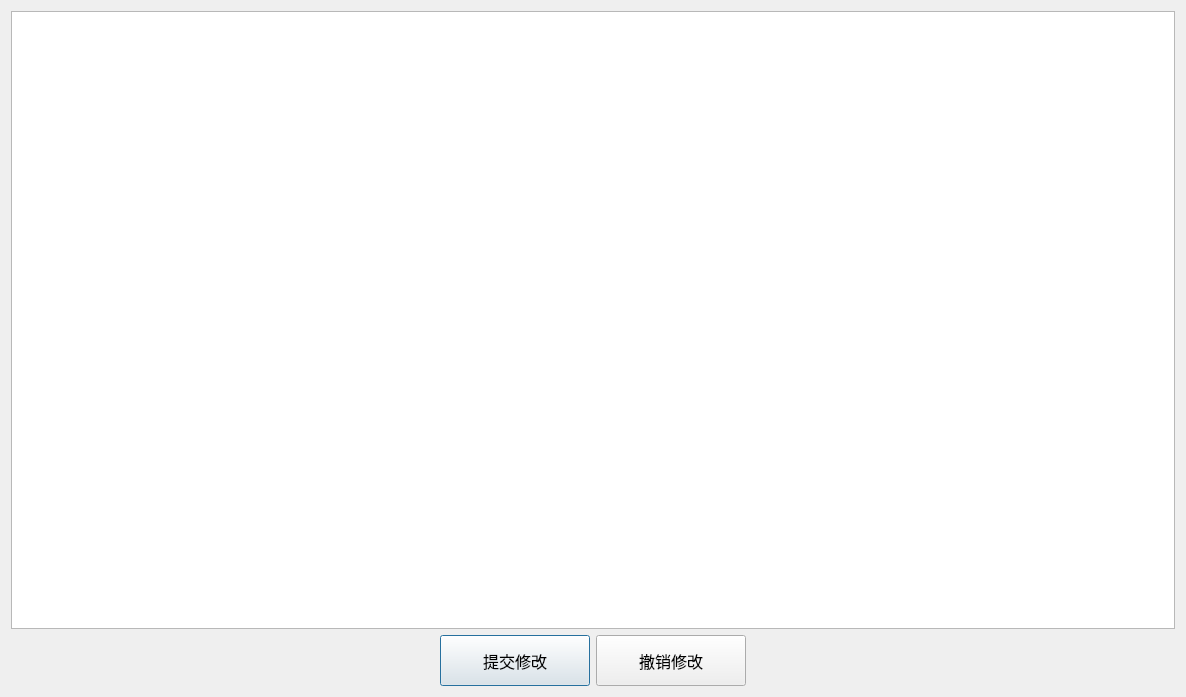
<?xml version="1.0" encoding="UTF-8"?>
<ui version="4.0">
 <class>admin_Update_Dialog</class>
 <widget class="QDialog" name="admin_Update_Dialog">
  <property name="geometry">
   <rect>
    <x>0</x>
    <y>0</y>
    <width>1186</width>
    <height>697</height>
   </rect>
  </property>
  <property name="windowTitle">
   <string>修改管理员信息</string>
  </property>
  <property name="windowIcon">
   <iconset resource="mysource.qrc">
    <normaloff>:/images/物业管理.png</normaloff>:/images/物业管理.png</iconset>
  </property>
  <property name="whatsThis">
   <string>&lt;html&gt;&lt;head/&gt;&lt;body&gt;&lt;p&gt;&lt;span style=&quot; font-size:14pt; font-weight:600;&quot;&gt;Help&lt;/span&gt;&lt;/p&gt;&lt;p&gt;&lt;span style=&quot; font-size:12pt;&quot;&gt;You can visit this URL to &lt;/span&gt;&lt;a href=&quot;https://www.google.com&quot;&gt;&lt;span style=&quot; text-decoration: underline; color:#007af4;&quot;&gt;www.google.com&lt;/span&gt;&lt;/a&gt;&lt;span style=&quot; font-size:12pt;&quot;&gt; help!&lt;/span&gt;&lt;/p&gt;&lt;p&gt;&lt;span style=&quot; font-size:12pt;&quot;&gt;Developer: ZhangFuyun&lt;/span&gt;&lt;/p&gt;&lt;p&gt;&lt;span style=&quot; font-size:12pt;&quot;&gt;Collage: ShanDongJianZhu University&lt;/span&gt;&lt;/p&gt;&lt;p&gt;&lt;span style=&quot; font-size:12pt;&quot;&gt;StudentId: 20140815020 &lt;/span&gt;&lt;/p&gt;&lt;/body&gt;&lt;/html&gt;</string>
  </property>
  <layout class="QGridLayout" name="gridLayout">
   <item row="0" column="0">
    <layout class="QVBoxLayout" name="verticalLayout">
     <item>
      <widget class="QTableView" name="tableView">
       <property name="font">
        <font>
         <family>宋体</family>
         <pointsize>12</pointsize>
        </font>
       </property>
       <property name="whatsThis">
        <string>&lt;html&gt;&lt;head/&gt;&lt;body&gt;&lt;p&gt;&lt;span style=&quot; font-size:14pt; font-weight:600;&quot;&gt;Help&lt;/span&gt;&lt;/p&gt;&lt;p&gt;&lt;span style=&quot; font-size:12pt;&quot;&gt;You can visit this URL to &lt;/span&gt;&lt;a href=&quot;https://www.google.com&quot;&gt;&lt;span style=&quot; text-decoration: underline; color:#007af4;&quot;&gt;www.google.com&lt;/span&gt;&lt;/a&gt;&lt;span style=&quot; font-size:12pt;&quot;&gt; help!&lt;/span&gt;&lt;/p&gt;&lt;p&gt;&lt;span style=&quot; font-size:12pt;&quot;&gt;Developer: ZhangFuyun&lt;/span&gt;&lt;/p&gt;&lt;p&gt;&lt;span style=&quot; font-size:12pt;&quot;&gt;Collage: ShanDongJianZhu University&lt;/span&gt;&lt;/p&gt;&lt;p&gt;&lt;span style=&quot; font-size:12pt;&quot;&gt;StudentId: 20140815020 &lt;/span&gt;&lt;/p&gt;&lt;/body&gt;&lt;/html&gt;</string>
       </property>
       <property name="styleSheet">
        <string notr="true"/>
       </property>
      </widget>
     </item>
     <item>
      <layout class="QHBoxLayout" name="horizontalLayout">
       <item>
        <spacer name="horizontalSpacer">
         <property name="orientation">
          <enum>Qt::Horizontal</enum>
         </property>
         <property name="sizeHint" stdset="0">
          <size>
           <width>40</width>
           <height>20</height>
          </size>
         </property>
        </spacer>
       </item>
       <item>
        <widget class="QPushButton" name="pushButton_update_2">
         <property name="sizePolicy">
          <sizepolicy hsizetype="Maximum" vsizetype="Maximum">
           <horstretch>0</horstretch>
           <verstretch>0</verstretch>
          </sizepolicy>
         </property>
         <property name="minimumSize">
          <size>
           <width>150</width>
           <height>51</height>
          </size>
         </property>
         <property name="maximumSize">
          <size>
           <width>150</width>
           <height>51</height>
          </size>
         </property>
         <property name="font">
          <font>
           <family>Agency FB</family>
           <pointsize>12</pointsize>
          </font>
         </property>
         <property name="text">
          <string>提交修改</string>
         </property>
        </widget>
       </item>
       <item>
        <widget class="QPushButton" name="pushButton_rollbackupdate">
         <property name="sizePolicy">
          <sizepolicy hsizetype="Maximum" vsizetype="Maximum">
           <horstretch>0</horstretch>
           <verstretch>0</verstretch>
          </sizepolicy>
         </property>
         <property name="minimumSize">
          <size>
           <width>150</width>
           <height>51</height>
          </size>
         </property>
         <property name="maximumSize">
          <size>
           <width>150</width>
           <height>51</height>
          </size>
         </property>
         <property name="font">
          <font>
           <family>Agency FB</family>
           <pointsize>12</pointsize>
          </font>
         </property>
         <property name="whatsThis">
          <string>&lt;html&gt;&lt;head/&gt;&lt;body&gt;&lt;p&gt;&lt;span style=&quot; font-size:14pt; font-weight:600;&quot;&gt;Help&lt;/span&gt;&lt;/p&gt;&lt;p&gt;&lt;span style=&quot; font-size:12pt;&quot;&gt;You can visit this URL to &lt;/span&gt;&lt;a href=&quot;https://www.google.com&quot;&gt;&lt;span style=&quot; text-decoration: underline; color:#007af4;&quot;&gt;www.google.com&lt;/span&gt;&lt;/a&gt;&lt;span style=&quot; font-size:12pt;&quot;&gt; help!&lt;/span&gt;&lt;/p&gt;&lt;/body&gt;&lt;/html&gt;</string>
         </property>
         <property name="text">
          <string>撤销修改</string>
         </property>
        </widget>
       </item>
       <item>
        <spacer name="horizontalSpacer_2">
         <property name="orientation">
          <enum>Qt::Horizontal</enum>
         </property>
         <property name="sizeHint" stdset="0">
          <size>
           <width>40</width>
           <height>20</height>
          </size>
         </property>
        </spacer>
       </item>
      </layout>
     </item>
    </layout>
   </item>
  </layout>
 </widget>
 <resources>
  <include location="mysource.qrc"/>
 </resources>
 <connections/>
</ui>
